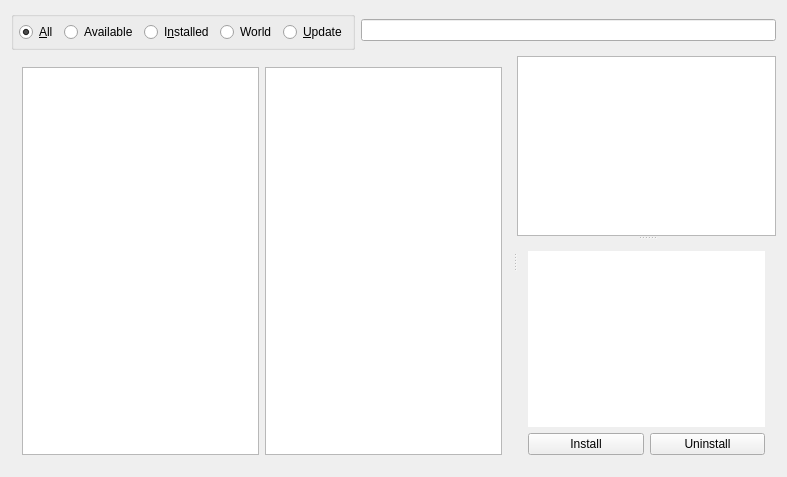
<?xml version="1.0" encoding="UTF-8"?>
<ui version="4.0">
 <class>PortageBase</class>
 <widget class="QWidget" name="PortageBase">
  <property name="geometry">
   <rect>
    <x>0</x>
    <y>0</y>
    <width>787</width>
    <height>477</height>
   </rect>
  </property>
  <property name="sizePolicy">
   <sizepolicy hsizetype="Preferred" vsizetype="Expanding">
    <horstretch>0</horstretch>
    <verstretch>0</verstretch>
   </sizepolicy>
  </property>
  <layout class="QVBoxLayout" name="_2">
   <item>
    <layout class="QHBoxLayout" name="horizontalLayout">
     <item>
      <widget class="KButtonGroup" name="filterGroup">
       <property name="title">
        <string/>
       </property>
       <layout class="QHBoxLayout" name="horizontalLayout_2">
        <property name="margin">
         <number>5</number>
        </property>
        <item>
         <widget class="QRadioButton" name="radioAll">
          <property name="text">
           <string>&amp;All</string>
          </property>
          <property name="shortcut">
           <string>Alt+A</string>
          </property>
          <property name="checked">
           <bool>true</bool>
          </property>
          <property name="buttonGroupId" stdset="0">
           <number>1</number>
          </property>
         </widget>
        </item>
        <item>
         <widget class="QRadioButton" name="radioAvailable">
          <property name="text">
           <string>Available</string>
          </property>
         </widget>
        </item>
        <item>
         <widget class="QRadioButton" name="radioInstalled">
          <property name="text">
           <string>I&amp;nstalled</string>
          </property>
          <property name="shortcut">
           <string>Alt+N</string>
          </property>
          <property name="buttonGroupId" stdset="0">
           <number>2</number>
          </property>
         </widget>
        </item>
        <item>
         <widget class="QRadioButton" name="radioWorld">
          <property name="text">
           <string>World</string>
          </property>
         </widget>
        </item>
        <item>
         <widget class="QRadioButton" name="radioUpdate">
          <property name="text">
           <string>&amp;Update</string>
          </property>
          <property name="shortcut">
           <string>Alt+U</string>
          </property>
          <property name="buttonGroupId" stdset="0">
           <number>4</number>
          </property>
         </widget>
        </item>
       </layout>
      </widget>
     </item>
     <item>
      <widget class="KLineEdit" name="searchLine"/>
     </item>
    </layout>
   </item>
   <item>
    <widget class="QSplitter" name="browserSplitter">
     <property name="sizePolicy">
      <sizepolicy hsizetype="Expanding" vsizetype="Expanding">
       <horstretch>0</horstretch>
       <verstretch>0</verstretch>
      </sizepolicy>
     </property>
     <property name="orientation">
      <enum>Qt::Horizontal</enum>
     </property>
     <widget class="QWidget" name="layoutWidget">
      <layout class="QHBoxLayout" name="categoryLayout">
       <item>
        <widget class="QListView" name="categoryView"/>
       </item>
       <item>
        <widget class="QListView" name="subcategoryView"/>
       </item>
      </layout>
     </widget>
     <widget class="QSplitter" name="packageSplitter">
      <property name="orientation">
       <enum>Qt::Vertical</enum>
      </property>
      <widget class="QTableView" name="packageView"/>
      <widget class="QWidget" name="layoutWidget">
       <layout class="QVBoxLayout" name="summaryLayout">
        <item>
         <widget class="KTextBrowser" name="summaryBrowser">
          <property name="frameShape">
           <enum>QFrame::NoFrame</enum>
          </property>
         </widget>
        </item>
        <item>
         <layout class="QGridLayout" name="packageGroup">
          <item row="0" column="0">
           <widget class="QPushButton" name="pbInstall">
            <property name="toolTip">
             <string>Add/Remove selected packages to the Installation Queue</string>
            </property>
            <property name="text">
             <string>Install</string>
            </property>
            <property name="shortcut">
             <string>Alt+Q</string>
            </property>
           </widget>
          </item>
          <item row="0" column="1">
           <widget class="QPushButton" name="pbUninstall">
            <property name="toolTip">
             <string>Uninstall selected packages...</string>
            </property>
            <property name="text">
             <string>Uninstall</string>
            </property>
            <property name="shortcut">
             <string/>
            </property>
           </widget>
          </item>
         </layout>
        </item>
       </layout>
      </widget>
     </widget>
    </widget>
   </item>
  </layout>
 </widget>
 <layoutdefault spacing="6" margin="11"/>
 <customwidgets>
  <customwidget>
   <class>KButtonGroup</class>
   <extends>QGroupBox</extends>
   <header>kbuttongroup.h</header>
   <container>1</container>
  </customwidget>
  <customwidget>
   <class>KLineEdit</class>
   <extends>QLineEdit</extends>
   <header>klineedit.h</header>
  </customwidget>
  <customwidget>
   <class>KTextBrowser</class>
   <extends>QTextBrowser</extends>
   <header>ktextbrowser.h</header>
  </customwidget>
 </customwidgets>
 <includes>
  <include location="local">ktextbrowser.h</include>
  <include location="local">kpushbutton.h</include>
 </includes>
 <resources/>
 <connections/>
</ui>
